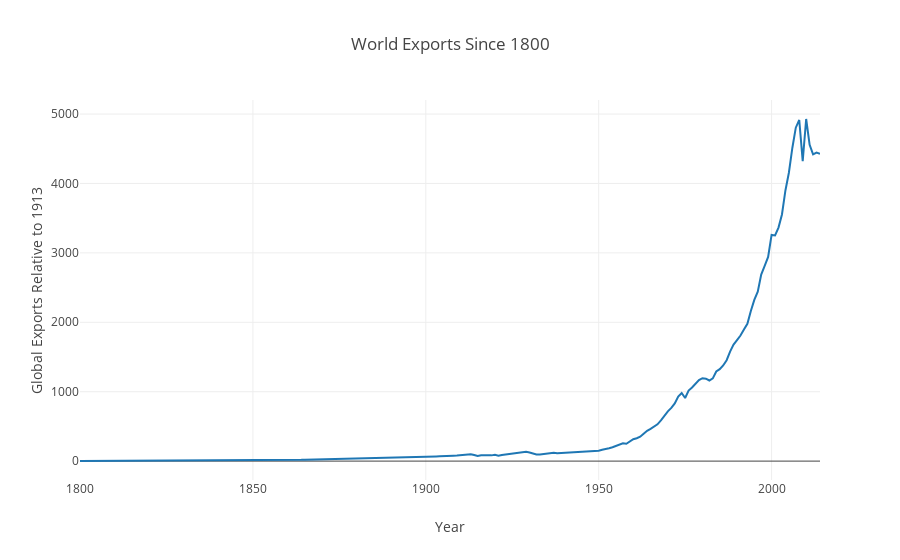

The notebook cell this image was saved under:
### Code cell
world_trade.to_csv(World_Trade_data)
world_trade.columns = ['Index','Unnamed:','Entity','Code','Year','World Trade']

#assign x and y
x1 = world_trade['Year']
y1 = world_trade['World Trade']

#create trace
trace = go.Scatter(
    x = x1,
    y = y1
)

data = [trace]

#change layout and add titles
layout = dict(title = 'World Exports Since 1800',
              xaxis = dict(title = 'Year'),
              yaxis = dict(title = 'Global Exports Relative to 1913'),
              )

fig = dict(data=data, layout=layout)
py.iplot(fig)

### Figure 1 — Plotly figure (JSON) as saved in the notebook; plotly's stock layout.template omitted (floating-point values rounded to 4 significant figures; data arrays with more than 128 entries replaced by an {"elided": "..."} marker saying what was removed)
{"data": [{"type": "scatter", "uid": "f406d128-959d-11e8-baac-c4b301ae761e", "x": {"elided": "204 int values"}, "y": {"elided": "204 float values"}}], "layout": {"title": "World Exports Since 1800", "xaxis": {"title": "Year"}, "yaxis": {"title": "Global Exports Relative to 1913"}}}
